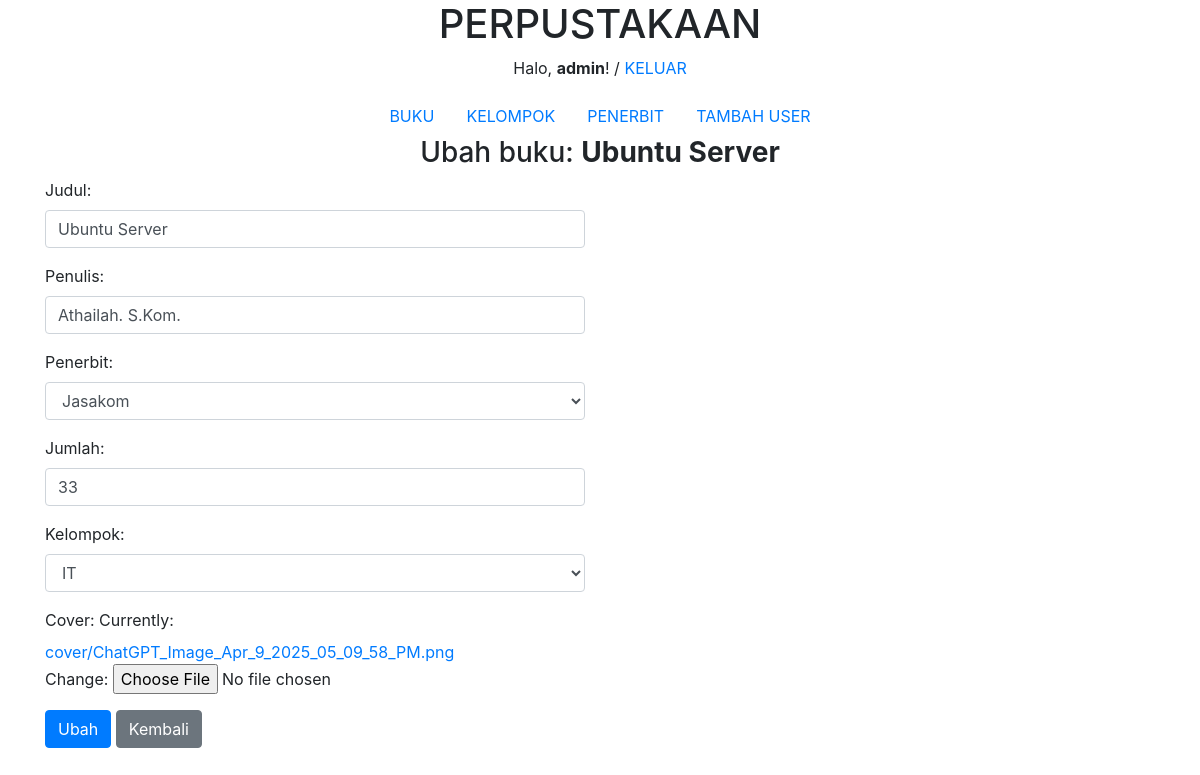
Before: /buku/ubah/16 (signed in) with the older database file.
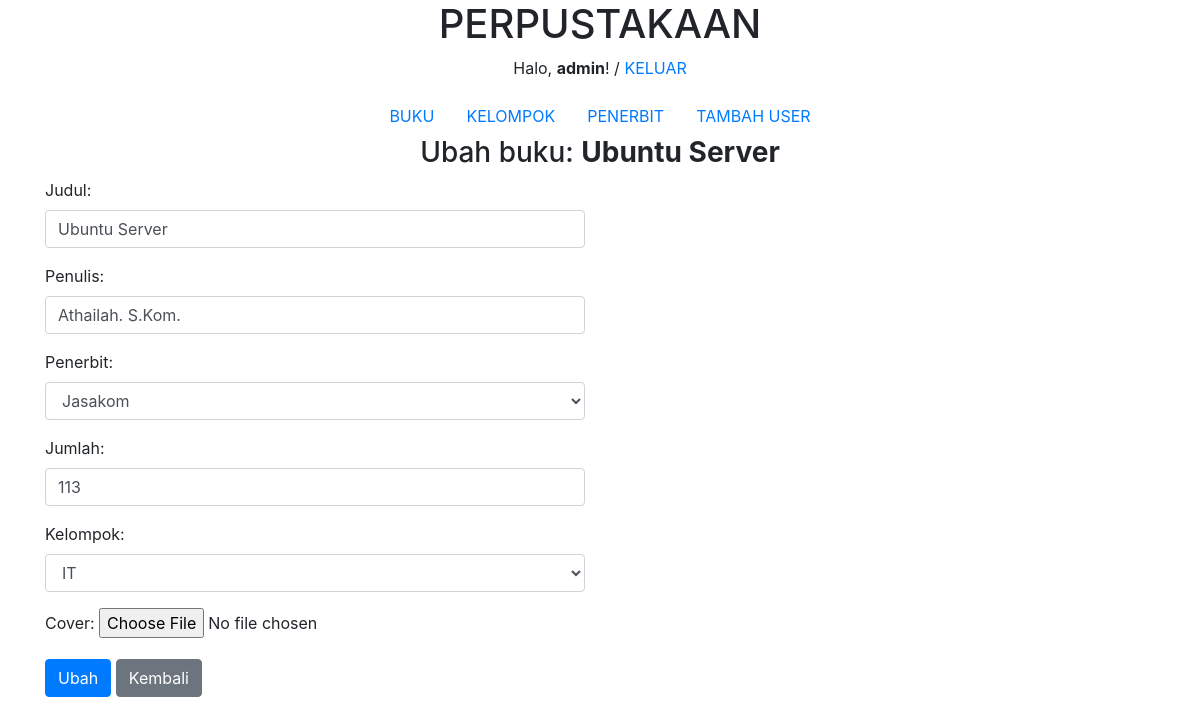
After: the same page with the newer database file.
### perpustakaan/models.py (models this page shows, shortened)
class Buku(models.Model):
    judul = models.CharField(max_length=50)
    penulis = models.CharField(max_length=40)
    penerbit = models.ForeignKey(Penerbit, on_delete=models.CASCADE, null=True)
    jumlah = models.IntegerField(null=True)
    kelompok = models.ForeignKey(Kelompok, on_delete=models.CASCADE, null=True)
    cover = models.ImageField(upload_to='cover/', null=True)
    tanggal = models.DateTimeField(auto_now_add=True, null=True)

### perpustakaan/views.py (the view)
# urls.py: path('buku/ubah/<int:id_buku>', ubah_buku, name='ubah_buku'),
@login_required(login_url=settings.LOGIN_URL)
def ubah_buku(request, id_buku):
    buku = Buku.objects.get(id=id_buku)
    template = 'buku/buku-ubah.html'
    if request.POST:
        form = FormBuku(request.POST, request.FILES, instance=buku)
        if form.is_valid():
            form.save()
            messages.success(request, 'Data buku berhasil diubah')
            return redirect('ubah_buku', id_buku=id_buku)
    else:
        form = FormBuku(instance=buku)
        konteks = {
            'form': form,
            'buku': buku,
        }
    return render(request, template, konteks)

### perpustakaan/forms.py
class FormBuku(ModelForm):
    class Meta:
        model = Buku
        fields = '__all__'
        widgets = {
            'judul'   : forms.TextInput({'class': 'form-control'}),
            'penulis' : forms.TextInput({'class': 'form-control'}),
            'penerbit': forms.Select({'class': 'form-control'}),
            'jumlah'  : forms.NumberInput({'class': 'form-control'}),
            'kelompok': forms.Select({'class': 'form-control'}),
        }

### perpustakaan/models.py (called while the page is built)
    def __str__(self):
        return self.nama

    def __str__(self):
        return self.nama

### perpustakaan/templates/buku/buku-ubah.html (shortened to what this page needs)
{% extends 'base.html' %}
{% block content %}
    <center>
        <h3>Ubah buku: <strong>{{ buku.judul }}</strong></h3>
    </center>
    <div class="container">
        <div class= "row">
            <div class="col-md-6">
                <form  action="{% url 'ubah_buku' buku.id %}" method="POST" enctype="multipart/form-data">
                    {{ form.as_p }}
                    <button type="submit" class="btn btn-primary">Ubah</button>
                    <a href="/buku" class="btn btn-secondary">Kembali</a>
                </form>
            </div>
        </div>
    </div>
{% endblock %}

Changed rows visible on the page:
changed Buku "Ubuntu Server": jumlah "33" → "113"
Other visible differences:
text no longer shown: "Judul: Penulis: Penerbit: Jumlah: Kelompok: Cover: Currently: cover/ChatGPT_Image_Apr_9_2025_05_09_58_PM.png Change:"
text now shown: "Judul: Penulis: Penerbit: Jumlah: Kelompok: Cover:"
